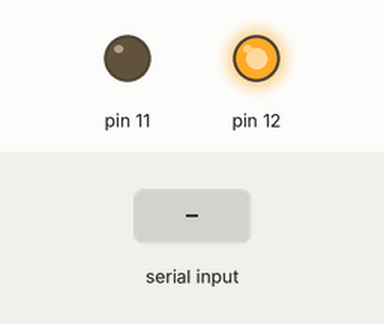
Recording of a sketch running on a simulated Arduino Mega 2560, built with avr-gcc and run on an emulated ATmega2560. Parts: output pins drawn as LEDs (lit = HIGH). Dashed ring = blinking. The test bench sets the inputs (shaded band).

Above: at 1.2 s.
1.3 s: "on\n" received over Serial
At 1.46 s:
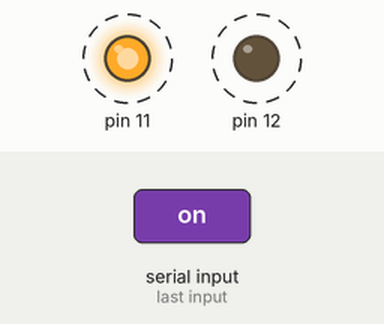
4.3 s: "off\n" received over Serial
At 6.0 s:
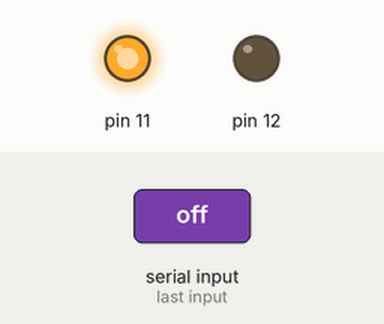
Timing chart, 0 to 7.5 s (numbered marks = the images above; inputs shaded):
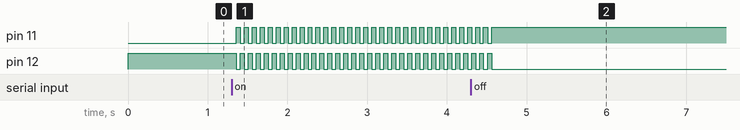

Measured:
- after the input at 1.3 s, pin 11, pin 12: alternates HIGH for 0.05 s and LOW for 0.05 s, starting after 0.06 s
- after the input at 4.3 s, pin 11: goes on until 4.6 s, then stays HIGH; pin 12: goes on until 4.6 s, then stays LOW

The sketch:

Slave_Arduino.ino
```cpp
#include <SoftwareSerial.h>

SoftwareSerial Serial2(8, 9); // RX, TX

char kondisi[10];
char kondisi1[10];

int readline(int hurufterima, char *kata, int len){
  // berfungsi untuk membaca dan memasukkan string dari serial ke microcontroller
  static int pos = 0;
  int rpos;

  if (hurufterima > 0){
    switch (hurufterima){
      case 'r':
            break;
      case '\n':
            rpos = pos;
            pos = 0;
            return rpos;
      default:
          if (pos < len - 1){
            kata[pos++] = hurufterima;
            kata[pos] = 0;
          }
    }
  }
  return 0;
}

void setup() {
  // put your setup code here, to run once:
  pinMode(11, OUTPUT);
  pinMode(12, OUTPUT);
  Serial.begin(115200);
  Serial2.begin(115200);
  Serial2.println("Arduino Hidup...");
  digitalWrite(12, HIGH);
}


void loop() {
  // put your main code here, to run repeatedly:
  if (Serial.available()>0){
    readline(Serial.read(), kondisi, 10);
    Serial2.println("Menerima perintah dari Master Arduino");

    while (strcmp(kondisi,"on")== 0){
      digitalWrite(12,HIGH );
      digitalWrite(11, LOW);
      delay(50);
      digitalWrite(12, LOW);
      digitalWrite(11, HIGH);
      delay(50);
      readline(Serial.read(), kondisi1,10);


    if(strcmp(kondisi1,"off")== 0){
      digitalWrite(12, LOW);
      break;

      }
    }
  }
}
```
